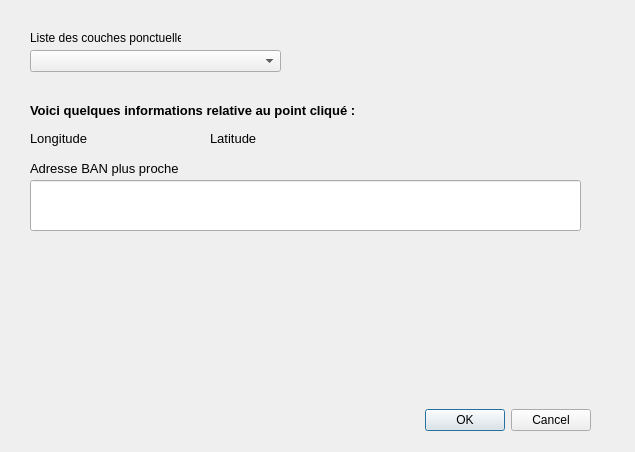
<?xml version="1.0" encoding="UTF-8"?>
<ui version="4.0">
 <class>InfoDisplayerDialogBase</class>
 <widget class="QDialog" name="InfoDisplayerDialogBase">
  <property name="geometry">
   <rect>
    <x>0</x>
    <y>0</y>
    <width>635</width>
    <height>452</height>
   </rect>
  </property>
  <property name="windowTitle">
   <string>Info Displayer</string>
  </property>
  <widget class="QDialogButtonBox" name="button_box">
   <property name="geometry">
    <rect>
     <x>420</x>
     <y>400</y>
     <width>171</width>
     <height>41</height>
    </rect>
   </property>
   <property name="orientation">
    <enum>Qt::Horizontal</enum>
   </property>
   <property name="standardButtons">
    <set>QDialogButtonBox::Cancel|QDialogButtonBox::Ok</set>
   </property>
  </widget>
  <widget class="QComboBox" name="listeCouchesPonctuelles">
   <property name="geometry">
    <rect>
     <x>30</x>
     <y>50</y>
     <width>251</width>
     <height>22</height>
    </rect>
   </property>
   <property name="maxVisibleItems">
    <number>30</number>
   </property>
  </widget>
  <widget class="QLabel" name="labelCouche">
   <property name="geometry">
    <rect>
     <x>30</x>
     <y>30</y>
     <width>151</width>
     <height>16</height>
    </rect>
   </property>
   <property name="text">
    <string>Liste des couches ponctuelles</string>
   </property>
  </widget>
  <widget class="QLabel" name="labelCouche_2">
   <property name="geometry">
    <rect>
     <x>30</x>
     <y>100</y>
     <width>331</width>
     <height>21</height>
    </rect>
   </property>
   <property name="font">
    <font>
     <family>Arial</family>
     <pointsize>10</pointsize>
     <weight>75</weight>
     <bold>true</bold>
    </font>
   </property>
   <property name="text">
    <string>Voici quelques informations relative au point cliqué :</string>
   </property>
  </widget>
  <widget class="QLabel" name="labelLongitude">
   <property name="geometry">
    <rect>
     <x>30</x>
     <y>130</y>
     <width>61</width>
     <height>16</height>
    </rect>
   </property>
   <property name="font">
    <font>
     <family>Arial</family>
     <pointsize>10</pointsize>
    </font>
   </property>
   <property name="text">
    <string>Longitude</string>
   </property>
  </widget>
  <widget class="QLabel" name="labelLatitude">
   <property name="geometry">
    <rect>
     <x>210</x>
     <y>130</y>
     <width>51</width>
     <height>16</height>
    </rect>
   </property>
   <property name="font">
    <font>
     <family>Arial</family>
     <pointsize>10</pointsize>
    </font>
   </property>
   <property name="text">
    <string>Latitude</string>
   </property>
  </widget>
  <widget class="QLabel" name="labelvaleur_Latitude">
   <property name="geometry">
    <rect>
     <x>270</x>
     <y>130</y>
     <width>101</width>
     <height>21</height>
    </rect>
   </property>
   <property name="font">
    <font>
     <family>Arial</family>
     <pointsize>9</pointsize>
    </font>
   </property>
   <property name="text">
    <string/>
   </property>
  </widget>
  <widget class="QLabel" name="labelvaleur_Longitude">
   <property name="geometry">
    <rect>
     <x>100</x>
     <y>130</y>
     <width>101</width>
     <height>21</height>
    </rect>
   </property>
   <property name="font">
    <font>
     <family>Arial</family>
     <pointsize>9</pointsize>
    </font>
   </property>
   <property name="text">
    <string/>
   </property>
  </widget>
  <widget class="QLabel" name="labelAdresse">
   <property name="geometry">
    <rect>
     <x>30</x>
     <y>160</y>
     <width>151</width>
     <height>16</height>
    </rect>
   </property>
   <property name="font">
    <font>
     <family>Arial</family>
     <pointsize>10</pointsize>
    </font>
   </property>
   <property name="text">
    <string>Adresse BAN plus proche</string>
   </property>
  </widget>
  <widget class="QLineEdit" name="labelAdresse_Displayed">
   <property name="geometry">
    <rect>
     <x>30</x>
     <y>180</y>
     <width>551</width>
     <height>51</height>
    </rect>
   </property>
  </widget>
 </widget>
 <resources/>
 <connections>
  <connection>
   <sender>button_box</sender>
   <signal>rejected()</signal>
   <receiver>InfoDisplayerDialogBase</receiver>
   <slot>reject()</slot>
   <hints>
    <hint type="sourcelabel">
     <x>20</x>
     <y>20</y>
    </hint>
    <hint type="destinationlabel">
     <x>20</x>
     <y>20</y>
    </hint>
   </hints>
  </connection>
  <connection>
   <sender>button_box</sender>
   <signal>accepted()</signal>
   <receiver>InfoDisplayerDialogBase</receiver>
   <slot>accept()</slot>
   <hints>
    <hint type="sourcelabel">
     <x>20</x>
     <y>20</y>
    </hint>
    <hint type="destinationlabel">
     <x>20</x>
     <y>20</y>
    </hint>
   </hints>
  </connection>
 </connections>
</ui>
